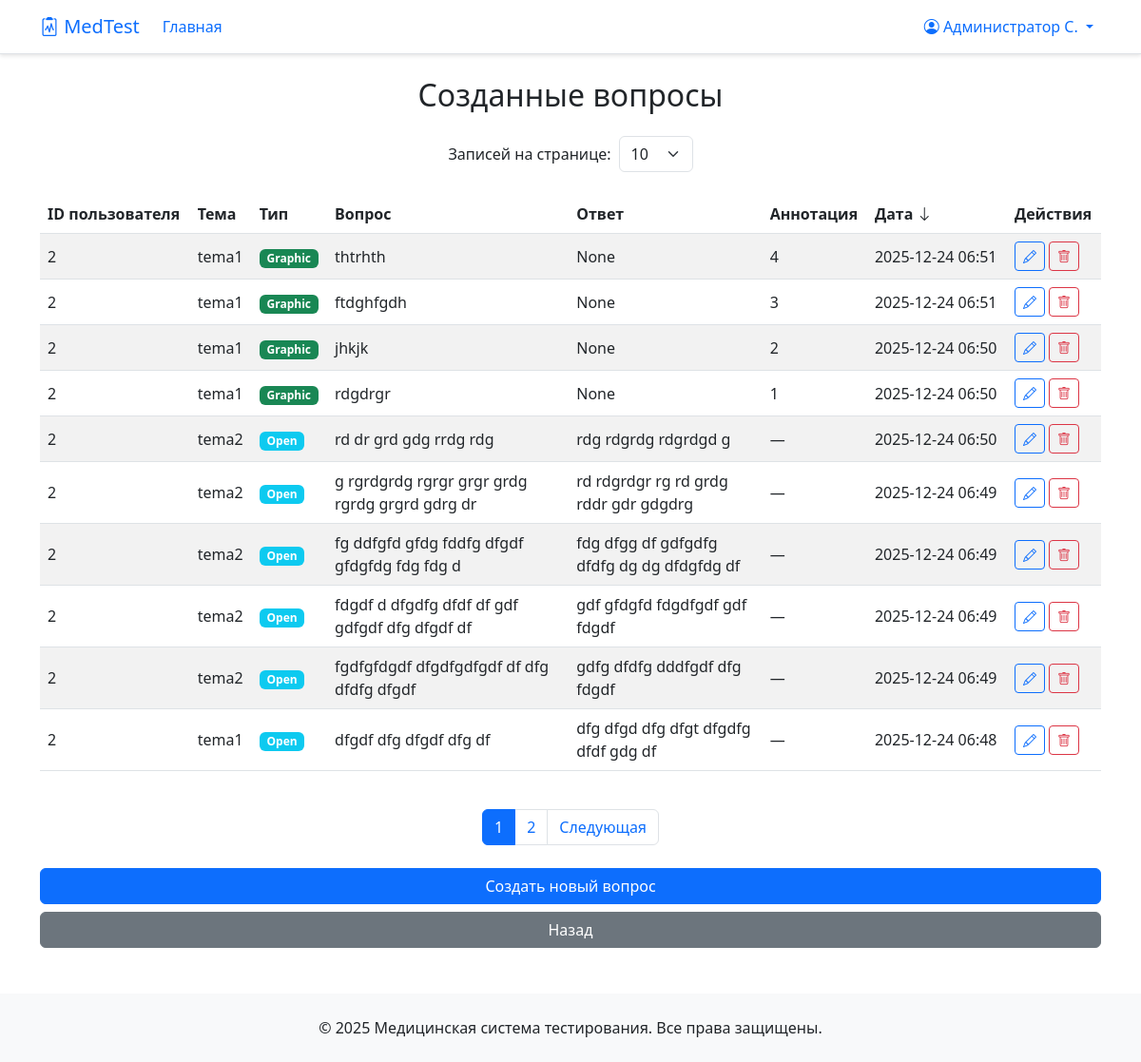
/teacher/teacher/view_questions (signed in), run on the app's committed database.
### app/models/user.py (models this page shows, shortened)
class User(UserMixin, db.Model):
    __tablename__ = 'users'
    id = db.Column(Integer, primary_key=True)
    username = db.Column(String(120), unique=True, nullable=False)
    password_hash = db.Column(String(120), nullable=False)
    role = db.Column(String(20), default='student')  # 'admin', 'teacher', 'student'
    language = db.Column(String(5), default='ru')  # Язык интерфейса
    theme = db.Column(String(50), default='default')  # Тема оформления
    first_name = db.Column(String(100))  # Имя (для студентов)
    last_name = db.Column(String(100))   # Фамилия (для студентов)
    middle_name = db.Column(String(100)) # Отчество (для студентов)
    group_number = db.Column(String(50)) # Номер группы (для студентов)
    created_at = db.Column(DateTime, default=datetime.utcnow)
    test_results = db.relationship('TestResult', back_populates='user', lazy=True)
    creator_questions = db.relationship('Question', back_populates='creator', lazy=True, foreign_keys='Question.creator_id')
    def get_formatted_name(self):
        if self.last_name:
            initials = ""
            if self.first_name:
                initials += f"{self.last_name[0]}." if len(self.last_name) > 0 else ""
            if self.middle_name:
                initials += f"{self.middle_name[0]}." if len(self.middle_name) > 0 else ""
            if initials:
                return f"{self.first_name} {initials}"
            else:
                return self.first_name
        return self.username

### app/models/question.py (models this page shows, shortened)
class Question(db.Model):
    __tablename__ = 'questions'
    id = db.Column(Integer, primary_key=True)
    question_text = db.Column(Text, nullable=False)
    question_type = db.Column(String(20), default='open')  # 'open', 'graphic'
    correct_answer = db.Column(Text)  # Для открытых вопросов: текст, для графических: ID аннотации (если не используется image_annotation_id)
    image_annotation_id = db.Column(Integer, ForeignKey('image_annotations.id')) # Для графических вопросов
    topic_id = db.Column(Integer, ForeignKey('test_topics.id'))  # ID темы вопроса
    creator_id = db.Column(Integer, ForeignKey('users.id'))  # ID создателя вопроса
    created_at = db.Column(DateTime, default=datetime.utcnow)  # Дата создания вопроса
    creator = db.relationship('User', back_populates='creator_questions', lazy=True, foreign_keys=[creator_id])
    topic = db.relationship('TestTopic', back_populates='questions', lazy=True)
    image_annotation = db.relationship('ImageAnnotation', back_populates='questions', lazy=True)

### app/models/test_topics.py (models this page shows, shortened)
class TestTopic(db.Model):
    __tablename__ = 'test_topics'
    id = db.Column(Integer, primary_key=True)
    name = db.Column(String(200), unique=True, nullable=False)
    description = db.Column(Text)
    created_at = db.Column(DateTime, default=datetime.utcnow)
    questions = db.relationship('Question', back_populates='topic', lazy=True)

### app/routes/teacher.py (the view)
@bp.route('/teacher/view_questions')
@login_required
def view_questions():
    sort_by = request.args.get('sort_by', 'date')
    order = request.args.get('order', 'desc')
    per_page_raw = request.args.get('per_page', '10')
    topics = TestTopic.query.all()
    topic_map = {t.id: t.name for t in topics}
    if current_user.role not in ['admin', 'teacher']:
        flash(_('Доступ запрещён'))
        return redirect(url_for('main.index'))
    try:
        per_page = int(per_page_raw) if per_page_raw != 'all' else None
    except (TypeError, ValueError):
        per_page = 10
    sort_fields = {
        'user': Question.creator_id,
        'topic': TestTopic.name,
        'type': Question.question_type,
        'date': Question.created_at
    }
    sort_field = sort_fields.get(sort_by, Question.created_at)
    sort_expr = asc(sort_field) if order == 'asc' else desc(sort_field)
    base_query = Question.query.join(TestTopic, Question.topic_id == TestTopic.id).order_by(sort_expr)
    if current_user.role != 'admin':
        base_query = base_query.filter(Question.creator_id == current_user.id)
    page = request.args.get('page', 1, type=int)
    if per_page is None:
        questions = base_query.all()
        pagination = None
    else:
        pagination = base_query.paginate(page=page, per_page=per_page, error_out=False)
        questions = pagination.items
    return render_template('teacher/view_questions.html',
                          questions=questions,
                          topic_map=topic_map,
                          pagination=pagination,
                          current_per_page=per_page_raw)

### app/__init__.py (called while the page is built)
@login_manager.user_loader
def load_user(user_id):
    from app.models.user import User
    if user_id is None:
        return None
    try:
        return User.query.get(int(user_id))
    except (ValueError, TypeError):
        return None

### app/templates/teacher/view_questions.html (shortened to what this page needs)
{% extends "base.html" %}
{% block content %}
<h2 class="text-center mb-4">{{ _('Созданные вопросы') }}</h2>
{% if questions %}
    {% set current_per_page = request.args.get('per_page', '10') %}
    {% set current_sort_by = request.args.get('sort_by', 'date') %}
    {% set current_order = request.args.get('order', 'desc') %}
    {% set current_page = request.args.get('page', 1) | int %}
    <div class="mb-4 d-flex justify-content-center align-items-center flex-wrap gap-2">
        <label for="per_page_select" class="form-label mb-0">{{ _('Записей на странице:') }}</label>
        <select id="per_page_select" class="form-select w-auto" style="max-width: 120px;">
            <option value="10" {% if current_per_page == '10' %}selected{% endif %}>10</option>
        </select>
    </div>
    <div class="table-responsive">
        <table class="table table-striped align-middle">
            <thead>
                <tr>
                    {% if current_user.role == 'admin' %}
                    <th>
                        <a href="{{ url_for('teacher.view_questions',
                                sort_by='user',
                                order='asc' if current_sort_by == 'user' and current_order == 'desc' else 'desc',
                                page=1,
                                per_page=current_per_page
                            ) }}"
                           class="text-decoration-none text-dark d-flex align-items-center gap-1">
                            {{ _('ID пользователя') }}
                        </a>
                    </th>
                    {% endif %}
                    <th>
                        <a href="{{ url_for('teacher.view_questions',
                                sort_by='topic',
                                order='asc' if current_sort_by == 'topic' and current_order == 'desc' else 'desc',
                                page=1,
                                per_page=current_per_page
                            ) }}"
                           class="text-decoration-none text-dark d-flex align-items-center gap-1">
                            {{ _('Тема') }}
                        </a>
                    </th>
                    <th>
                        <a href="{{ url_for('teacher.view_questions',
                                sort_by='type',
                                order='asc' if current_sort_by == 'type' and current_order == 'desc' else 'desc',
                                page=1,
                                per_page=current_per_page
                            ) }}"
                           class="text-decoration-none text-dark d-flex align-items-center gap-1">
                            {{ _('Тип') }}
                        </a>
                    </th>
                    <th>{{ _('Вопрос') }}</th>
                    <th>{{ _('Ответ') }}</th>
                    <th>{{ _('Аннотация') }}</th>
                    <th>
                        <a href="{{ url_for('teacher.view_questions',
                                sort_by='date',
                                order='asc' if current_sort_by == 'date' and current_order == 'desc' else 'desc',
                                page=1,
                                per_page=current_per_page
                            ) }}"
                           class="text-decoration-none text-dark d-flex align-items-center gap-1">
                            {{ _('Дата') }}
                            {% if current_sort_by == 'date' %}
                            <i class="bi bi-arrow-{% if current_order == 'desc' %}down{% else %}up{% endif %}"></i>
                            {% endif %}
                        </a>
                    </th>
                    <th>{{ _('Действия') }}</th>
                </tr>
            </thead>
            <tbody>
                {% for question in questions %}
                <tr>
                    {% if current_user.role == 'admin' %}
                    <td>{{ question.creator_id }}</td>
                    {% endif %}
                    <td>
                        {%- set topic_name = topic_map.get(question.topic_id) -%}
                        {{ topic_name or '—' }}
                    </td>
                    <td>
                        <span class="badge bg-{{ 'info' if question.question_type == 'open' else 'warning' if question.question_type == 'single' else 'success' }}">
                            {{ _(question.question_type|title) }}
                        </span>
                    </td>
                    <td style="max-width: 250px; white-space: word-break: break-word;">
                        {{ question.question_text }}
                    </td>
                    <td style="max-width: 200px; white-space: word-break: break-word;">
                        {{ question.correct_answer }}
                    </td>
                    <td>{{ question.image_annotation_id or '—' }}</td>
                    <td>{{ question.created_at.strftime('%Y-%m-%d %H:%M') if question.created_at else '—' }}</td>
                    <td>
                        <a href="{{ url_for('teacher.edit_question', question_id=question.id) }}?next={{ request.url|urlencode }}"
                           class="btn btn-sm btn-outline-primary"
                           title="{{ _('Редактировать') }}">
                            <i class="bi bi-pencil"></i>
                        </a>
                        <a href="{{ url_for('teacher.delete_question', question_id=question.id) }}?next={{ request.url|urlencode }}"
                           class="btn btn-sm btn-outline-danger"
                           onclick="return confirm('{{ _('Удалить вопрос?') }}')"
                           title="{{ _('Удалить') }}">
                            <i class="bi bi-trash"></i>
                        </a>
                    </td>
                </tr>
                {% else %}
                <tr>
                    <td colspan="100" class="text-center text-muted py-3">{{ _('Вопросы не найдены') }}</td>
                </tr>
                {% endfor %}
            </tbody>
        </table>
    </div>
    {% if pagination and pagination.pages > 1 %}
    <div class="mt-4 mb-4 d-flex justify-content-center">
        <nav aria-label="{{ _('Навигация по страницам') }}">
            <ul class="pagination mb-0">
                {% for page_num in pagination.iter_pages() %}
                    {% if page_num %}
                        {% if page_num != pagination.page %}
                        <li class="page-item">
                            <a class="page-link" href="{{ url_for('teacher.view_questions',
                                    page=page_num,
                                    sort_by=current_sort_by,
                                    order=current_order,
                                    per_page=current_per_page
                                ) }}">{{ page_num }}</a>
                        </li>
                        {% else %}
                        <li class="page-item active">
                            <span class="page-link">{{ page_num }}</span>
                        </li>
                        {% endif %}
                    {% else %}
                    <li class="page-item disabled">
                        <span class="page-link">…</span>
                    </li>
                    {% endif %}
                {% endfor %}
                {% if pagination.has_next %}
                <li class="page-item">
                    <a class="page-link" href="{{ url_for('teacher.view_questions',
                            page=pagination.next_num,
                            sort_by=current_sort_by,
                            order=current_order,
                            per_page=current_per_page
                        ) }}">{{ _('Следующая') }}</a>
                </li>
                {% endif %}
            </ul>
        </nav>
    </div>
    {% endif %}
{% else %}
    <div class="alert alert-info text-center">
        {{ _('Вы не создали ни одного вопроса.') }}
    </div>
{% endif %}
<div class="d-grid gap-2">
    <a href="{{ url_for('teacher.create_question') }}" class="btn btn-primary">{{ _('Создать новый вопрос') }}</a>
    <a href="{{ url_for('teacher.index') }}" class="btn btn-secondary">{{ _('Назад') }}</a>
</div>
{% endblock %}

### app/templates/base.html (shortened to what this page needs)
<!DOCTYPE html>
<html lang="{{ session.get('language', 'ru') }}">
<head>
    <link href="https://cdn.jsdelivr.net/npm/bootstrap@5.3.0/dist/css/bootstrap.min.css  " rel="stylesheet">
    <link rel="stylesheet" href="https://cdn.jsdelivr.net/npm/bootstrap-icons@1.10.0/font/bootstrap-icons.css  ">
</head>
<body>
    <div class="lang-buttons">
        <a href="{{ url_for('auth.change_language', language='ru') }}" class="lang-btn {{ 'active' if session.get('language', 'ru') == 'ru' }}">RU</a>
        <a href="{{ url_for('auth.change_language', language='en') }}" class="lang-btn {{ 'active' if session.get('language', 'ru') == 'en' }}">EN</a>
    </div>
    <nav class="navbar navbar-expand-lg navbar-light bg-white border-bottom">
        <div class="container">
            <a class="navbar-brand" href="{{ url_for('main.index') }}">
                <i class="bi bi-clipboard2-pulse"></i> MedTest
            </a>
            <div class="collapse navbar-collapse" id="navbarNav">
                <ul class="navbar-nav me-auto">
                    <li class="nav-item">
                        <a class="nav-link" href="{{ url_for('main.index') }}">{{ _('Главная') }}</a>
                    </li>
                </ul>
                <ul class="navbar-nav">
                    {% if current_user.is_authenticated %}
                        <li class="nav-item dropdown">
                            <a class="nav-link dropdown-toggle" href="#" role="button" data-bs-toggle="dropdown">
                                <i class="bi bi-person-circle"></i> {{ current_user.get_formatted_name() }}
                            </a>
                        </li>
                    {% else %}
                        <li class="nav-item">
                            <a class="nav-link" href="{{ url_for('auth.login') }}">{{ _('Вход') }}</a>
                        </li>
                    {% endif %}
                </ul>
            </div>
        </div>
    </nav>
        {% set messages = get_flashed_messages() %}
    <main class="container mt-4">
        {% block content %}{% endblock %}
    </main>
    <footer class="bg-light text-dark py-4 mt-5">
        <div class="container text-center">
            <p class="mb-0">{{ _('© 2025 Медицинская система тестирования. Все права защищены.') }}</p>
        </div>
    </footer>
</body>
</html>

### app/templates/base.html (style rules this page uses)
:root { --primary-color: #0d6efd; --secondary-color: #6c757d; --success-color: #198754; --info-color: #0dcaf0; --warning-color: #ffc107; --danger-color: #dc3545; --light-color: #f8f9fa; --dark-color: #212529; --white-color: #ffffff; --blue-color: #0d6efd; }
.btn-primary { background-color: var(--primary-color); border-color: var(--primary-color); }
.navbar { background-color: var(--white-color) !important; box-shadow: 0 2px 4px rgba(0,0,0,0.1); }
.navbar-brand, .nav-link { color: var(--primary-color) !important; }
.lang-buttons { position: absolute; top: 10px; right: 10px; }
.lang-btn { border: none; background: none; color: #6c757d; cursor: pointer; font-size: 0.9rem; margin-left: 5px; padding: 2px 5px; border-radius: 3px; }
.lang-btn.active { color: #0d6efd; font-weight: bold; }

### data on the page
User: get_formatted_name "Администратор С."
Question: creator_id "2", question_text "thtrhth", correct_answer "None", image_annotation "4", created_at "2025-12-24 06:51"
TestTopic: name "tema1"
Question: creator_id "2", question_text "ftdghfgdh", correct_answer "None", image_annotation "3", created_at "2025-12-24 06:51"
Question: creator_id "2", question_text "jhkjk", correct_answer "None", image_annotation "2", created_at "2025-12-24 06:50"
Question: creator_id "2", question_text "rdgdrgr", correct_answer "None", image_annotation "1", created_at "2025-12-24 06:50"
Question: creator_id "2", question_text "rd dr grd gdg rrdg rdg", correct_answer "rdg rdgrdg rdgrdgd g", image_annotation_id "—", created_at "2025-12-24 06:50"
TestTopic: name "tema2"
Question: creator_id "2", question_text "g rgrdgrdg rgrgr grgr grdg rgrdg grgrd gdrg dr", correct_answer "rd rdgrdgr rg rd grdg rddr gdr gdgdrg", image_annotation_id "—", created_at "2025-12-24 06:49"
Question: creator_id "2", question_text "fg ddfgfd gfdg fddfg dfgdf gfdgfdg fdg fdg d", correct_answer "fdg dfgg df gdfgdfg dfdfg dg dg dfdgfdg df", image_annotation_id "—", created_at "2025-12-24 06:49"
Question: creator_id "2", question_text "fdgdf d dfgdfg dfdf df gdf gdfgdf dfg dfgdf df", correct_answer "gdf gfdgfd fdgdfgdf gdf fdgdf", image_annotation_id "—", created_at "2025-12-24 06:49"
Question: creator_id "2", question_text "fgdfgfdgdf dfgdfgdfgdf df dfg dfdfg dfgdf", correct_answer "gdfg dfdfg dddfgdf dfg fdgdf", image_annotation_id "—", created_at "2025-12-24 06:49"
Question: creator_id "2", question_text "dfgdf dfg dfgdf dfg df", correct_answer "dfg dfgd dfg dfgt dfgdfg dfdf gdg df", image_annotation_id "—", created_at "2025-12-24 06:48"

### other printed values
{{ page_num }} "1"
{{ page_num }} "2"
